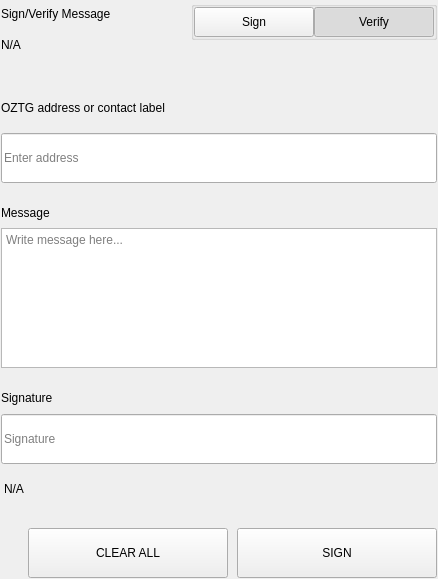
<?xml version="1.0" encoding="UTF-8"?>
<ui version="4.0">
 <class>SettingsSignMessageWidgets</class>
 <widget class="QWidget" name="SettingsSignMessageWidgets">
  <property name="geometry">
   <rect>
    <x>0</x>
    <y>0</y>
    <width>438</width>
    <height>579</height>
   </rect>
  </property>
  <property name="windowTitle">
   <string>Form</string>
  </property>
  <layout class="QVBoxLayout" name="verticalLayout">
   <property name="spacing">
    <number>0</number>
   </property>
   <property name="leftMargin">
    <number>0</number>
   </property>
   <property name="topMargin">
    <number>0</number>
   </property>
   <property name="rightMargin">
    <number>0</number>
   </property>
   <property name="bottomMargin">
    <number>0</number>
   </property>
   <item>
    <widget class="QWidget" name="left" native="true">
     <layout class="QVBoxLayout" name="verticalLayout_3">
      <property name="leftMargin">
       <number>0</number>
      </property>
      <property name="topMargin">
       <number>0</number>
      </property>
      <property name="rightMargin">
       <number>0</number>
      </property>
      <property name="bottomMargin">
       <number>0</number>
      </property>
      <item>
       <widget class="QWidget" name="container_sign" native="true">
        <layout class="QVBoxLayout" name="verticalLayout_2">
         <property name="spacing">
          <number>0</number>
         </property>
         <property name="leftMargin">
          <number>1</number>
         </property>
         <property name="topMargin">
          <number>1</number>
         </property>
         <property name="rightMargin">
          <number>1</number>
         </property>
         <property name="bottomMargin">
          <number>1</number>
         </property>
         <item>
          <layout class="QHBoxLayout" name="horizontalLayout_3" stretch="3,1">
           <property name="spacing">
            <number>40</number>
           </property>
           <item>
            <layout class="QVBoxLayout" name="verticalLayoutTitle">
             <property name="spacing">
              <number>5</number>
             </property>
             <item>
              <widget class="QLabel" name="labelTitle">
               <property name="text">
                <string>Sign/Verify Message</string>
               </property>
              </widget>
             </item>
             <item>
              <widget class="QLabel" name="labelSubtitle1">
               <property name="text">
                <string notr="true">N/A</string>
               </property>
               <property name="wordWrap">
                <bool>true</bool>
               </property>
              </widget>
             </item>
            </layout>
           </item>
           <item alignment="Qt::AlignRight|Qt::AlignTop">
            <widget class="QWidget" name="containerSwitch" native="true">
             <property name="styleSheet">
              <string notr="true">#containerSwitch{
	padding-top:9px;
}</string>
             </property>
             <layout class="QVBoxLayout" name="verticalLayout_6">
              <property name="spacing">
               <number>4</number>
              </property>
              <property name="leftMargin">
               <number>0</number>
              </property>
              <property name="topMargin">
               <number>0</number>
              </property>
              <property name="rightMargin">
               <number>0</number>
              </property>
              <property name="bottomMargin">
               <number>0</number>
              </property>
              <item alignment="Qt::AlignRight">
               <widget class="QGroupBox" name="groupBox">
                <property name="sizePolicy">
                 <sizepolicy hsizetype="Fixed" vsizetype="Preferred">
                  <horstretch>0</horstretch>
                  <verstretch>0</verstretch>
                 </sizepolicy>
                </property>
                <property name="title">
                 <string/>
                </property>
                <property name="alignment">
                 <set>Qt::AlignRight|Qt::AlignTop|Qt::AlignTrailing</set>
                </property>
                <layout class="QHBoxLayout" name="horizontalLayout_4">
                 <property name="spacing">
                  <number>0</number>
                 </property>
                 <property name="leftMargin">
                  <number>0</number>
                 </property>
                 <property name="topMargin">
                  <number>0</number>
                 </property>
                 <property name="rightMargin">
                  <number>0</number>
                 </property>
                 <property name="bottomMargin">
                  <number>0</number>
                 </property>
                 <item>
                  <widget class="QPushButton" name="pushSign">
                   <property name="minimumSize">
                    <size>
                     <width>120</width>
                     <height>30</height>
                    </size>
                   </property>
                   <property name="maximumSize">
                    <size>
                     <width>120</width>
                     <height>30</height>
                    </size>
                   </property>
                   <property name="focusPolicy">
                    <enum>Qt::NoFocus</enum>
                   </property>
                   <property name="text">
                    <string>Sign</string>
                   </property>
                   <property name="checkable">
                    <bool>true</bool>
                   </property>
                   <property name="autoExclusive">
                    <bool>true</bool>
                   </property>
                  </widget>
                 </item>
                 <item>
                  <widget class="QPushButton" name="pushVerify">
                   <property name="minimumSize">
                    <size>
                     <width>120</width>
                     <height>30</height>
                    </size>
                   </property>
                   <property name="maximumSize">
                    <size>
                     <width>120</width>
                     <height>30</height>
                    </size>
                   </property>
                   <property name="focusPolicy">
                    <enum>Qt::NoFocus</enum>
                   </property>
                   <property name="text">
                    <string>Verify</string>
                   </property>
                   <property name="checkable">
                    <bool>true</bool>
                   </property>
                   <property name="checked">
                    <bool>true</bool>
                   </property>
                   <property name="autoExclusive">
                    <bool>true</bool>
                   </property>
                  </widget>
                 </item>
                </layout>
               </widget>
              </item>
              <item alignment="Qt::AlignHCenter|Qt::AlignTop">
               <widget class="QLabel" name="labelSubtitleSwitch">
                <property name="text">
                 <string/>
                </property>
                <property name="alignment">
                 <set>Qt::AlignRight|Qt::AlignTrailing|Qt::AlignVCenter</set>
                </property>
               </widget>
              </item>
             </layout>
            </widget>
           </item>
          </layout>
         </item>
         <item>
          <spacer name="verticalSpacer_2">
           <property name="orientation">
            <enum>Qt::Vertical</enum>
           </property>
           <property name="sizeType">
            <enum>QSizePolicy::Fixed</enum>
           </property>
           <property name="sizeHint" stdset="0">
            <size>
             <width>20</width>
             <height>40</height>
            </size>
           </property>
          </spacer>
         </item>
         <item>
          <widget class="QWidget" name="containerAddress" native="true">
           <property name="sizePolicy">
            <sizepolicy hsizetype="Preferred" vsizetype="Fixed">
             <horstretch>0</horstretch>
             <verstretch>0</verstretch>
            </sizepolicy>
           </property>
           <layout class="QVBoxLayout" name="verticalLayout_5" stretch="0,0">
            <property name="spacing">
             <number>15</number>
            </property>
            <property name="leftMargin">
             <number>0</number>
            </property>
            <property name="topMargin">
             <number>0</number>
            </property>
            <property name="rightMargin">
             <number>0</number>
            </property>
            <property name="bottomMargin">
             <number>0</number>
            </property>
            <item>
             <widget class="QLabel" name="labelSubtitleAddress">
              <property name="minimumSize">
               <size>
                <width>0</width>
                <height>20</height>
               </size>
              </property>
              <property name="maximumSize">
               <size>
                <width>16777215</width>
                <height>20</height>
               </size>
              </property>
              <property name="text">
               <string>OZTG address or contact label</string>
              </property>
             </widget>
            </item>
            <item>
             <widget class="QLineEdit" name="addressIn_SM">
              <property name="minimumSize">
               <size>
                <width>0</width>
                <height>50</height>
               </size>
              </property>
              <property name="maximumSize">
               <size>
                <width>16777215</width>
                <height>50</height>
               </size>
              </property>
              <property name="placeholderText">
               <string>Enter address</string>
              </property>
             </widget>
            </item>
           </layout>
          </widget>
         </item>
         <item>
          <spacer name="verticalSpacer_3">
           <property name="orientation">
            <enum>Qt::Vertical</enum>
           </property>
           <property name="sizeType">
            <enum>QSizePolicy::Fixed</enum>
           </property>
           <property name="sizeHint" stdset="0">
            <size>
             <width>20</width>
             <height>20</height>
            </size>
           </property>
          </spacer>
         </item>
         <item>
          <layout class="QVBoxLayout" name="verticalLayout_9">
           <property name="spacing">
            <number>5</number>
           </property>
           <item>
            <widget class="QLabel" name="labelSubtitleMessage">
             <property name="minimumSize">
              <size>
               <width>0</width>
               <height>20</height>
              </size>
             </property>
             <property name="maximumSize">
              <size>
               <width>16777215</width>
               <height>20</height>
              </size>
             </property>
             <property name="text">
              <string>Message</string>
             </property>
            </widget>
           </item>
           <item>
            <widget class="QPlainTextEdit" name="messageIn_SM">
             <property name="minimumSize">
              <size>
               <width>0</width>
               <height>140</height>
              </size>
             </property>
             <property name="maximumSize">
              <size>
               <width>16777215</width>
               <height>140</height>
              </size>
             </property>
             <property name="placeholderText">
              <string>Write message here...</string>
             </property>
            </widget>
           </item>
          </layout>
         </item>
         <item>
          <spacer name="verticalSpacer_4">
           <property name="orientation">
            <enum>Qt::Vertical</enum>
           </property>
           <property name="sizeType">
            <enum>QSizePolicy::Fixed</enum>
           </property>
           <property name="sizeHint" stdset="0">
            <size>
             <width>20</width>
             <height>20</height>
            </size>
           </property>
          </spacer>
         </item>
         <item>
          <widget class="QWidget" name="widget" native="true">
           <property name="minimumSize">
            <size>
             <width>0</width>
             <height>75</height>
            </size>
           </property>
           <property name="maximumSize">
            <size>
             <width>16777215</width>
             <height>16777215</height>
            </size>
           </property>
           <layout class="QVBoxLayout" name="verticalLayout_4">
            <property name="leftMargin">
             <number>0</number>
            </property>
            <property name="topMargin">
             <number>0</number>
            </property>
            <property name="rightMargin">
             <number>0</number>
            </property>
            <property name="bottomMargin">
             <number>0</number>
            </property>
            <item>
             <widget class="QLabel" name="labelSubtitleSignature">
              <property name="minimumSize">
               <size>
                <width>0</width>
                <height>20</height>
               </size>
              </property>
              <property name="maximumSize">
               <size>
                <width>16777215</width>
                <height>20</height>
               </size>
              </property>
              <property name="text">
               <string>Signature</string>
              </property>
             </widget>
            </item>
            <item>
             <widget class="QLineEdit" name="signatureOut_SM">
              <property name="minimumSize">
               <size>
                <width>0</width>
                <height>50</height>
               </size>
              </property>
              <property name="placeholderText">
               <string>Signature</string>
              </property>
             </widget>
            </item>
           </layout>
          </widget>
         </item>
         <item>
          <widget class="QLabel" name="statusLabel_SM">
           <property name="styleSheet">
            <string notr="true">padding-top:5px;</string>
           </property>
           <property name="text">
            <string notr="true">N/A</string>
           </property>
          </widget>
         </item>
         <item>
          <spacer name="verticalSpacer">
           <property name="orientation">
            <enum>Qt::Vertical</enum>
           </property>
           <property name="sizeType">
            <enum>QSizePolicy::Fixed</enum>
           </property>
           <property name="sizeHint" stdset="0">
            <size>
             <width>20</width>
             <height>20</height>
            </size>
           </property>
          </spacer>
         </item>
         <item>
          <layout class="QHBoxLayout" name="horizontalLayout_7">
           <property name="spacing">
            <number>9</number>
           </property>
           <item>
            <spacer name="horizontalSpacer_5">
             <property name="orientation">
              <enum>Qt::Horizontal</enum>
             </property>
             <property name="sizeType">
              <enum>QSizePolicy::Expanding</enum>
             </property>
             <property name="sizeHint" stdset="0">
              <size>
               <width>40</width>
               <height>20</height>
              </size>
             </property>
            </spacer>
           </item>
           <item>
            <widget class="QPushButton" name="pushButtonClear">
             <property name="minimumSize">
              <size>
               <width>200</width>
               <height>50</height>
              </size>
             </property>
             <property name="focusPolicy">
              <enum>Qt::NoFocus</enum>
             </property>
             <property name="text">
              <string>CLEAR ALL</string>
             </property>
            </widget>
           </item>
           <item>
            <widget class="QPushButton" name="pushButtonSave">
             <property name="minimumSize">
              <size>
               <width>200</width>
               <height>50</height>
              </size>
             </property>
             <property name="maximumSize">
              <size>
               <width>200</width>
               <height>50</height>
              </size>
             </property>
             <property name="focusPolicy">
              <enum>Qt::NoFocus</enum>
             </property>
             <property name="text">
              <string>SIGN</string>
             </property>
            </widget>
           </item>
          </layout>
         </item>
        </layout>
       </widget>
      </item>
     </layout>
    </widget>
   </item>
  </layout>
 </widget>
 <resources/>
 <connections/>
</ui>
